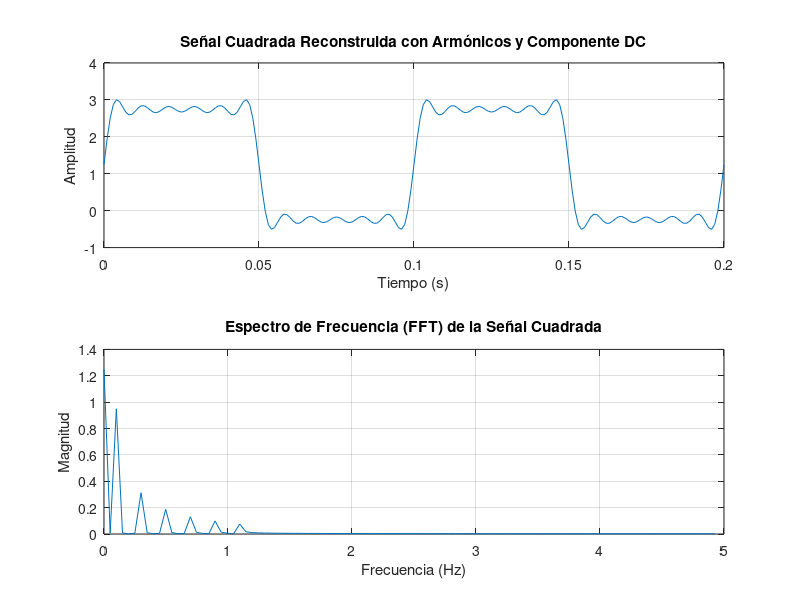

The MATLAB script that drew this image:
% Definir parámetros de la señal
T = 0.1;  % Periodo de la señal (en segundos)
f = 1/T;  % Frecuencia fundamental (en Hz)

% Definir las amplitudes de los armónicos según la tabla proporcionada
A0 = 1.25; % Componente DC (armónico 0)
A1 = 1.9;   % Armónico 1
A3 = 0.63;  % Armónico 3
A5 = 0.38;  % Armónico 5
A7 = 0.27;  % Armónico 7
A9 = 0.21;  % Armónico 9
A11 = 0.17; % Armónico 11

% Definir el tiempo
t = 0:T/100:2*T;  % 2 períodos de la señal con 100 muestras por período

% Reconstrucción de la señal cuadrada con los armónicos impares y usando seno
V0 = A0 * ones(size(t));               % Componente DC (armónico 0)
V1 = A1 * sin(2 * pi * f * t);         % Armónico 1
V3 = A3 * sin(2 * pi * 3 * f * t);     % Armónico 3
V5 = A5 * sin(2 * pi * 5 * f * t);     % Armónico 5
V7 = A7 * sin(2 * pi * 7 * f * t);     % Armónico 7
V9 = A9 * sin(2 * pi * 9 * f * t);     % Armónico 9
V11 = A11 * sin(2 * pi * 11 * f * t);  % Armónico 11

% Señal reconstruida sumando todos los armónicos
V_square = V0 + V1 + V3 + V5 + V7 + V9 + V11;

% Graficar la señal cuadrada con el offset
figure;
subplot(2,1,1);  % Subgráfico para la señal en el dominio del tiempo
plot(t, V_square);
title('Señal Cuadrada Reconstruida con Armónicos y Componente DC');
xlabel('Tiempo (s)');
ylabel('Amplitud');
grid on;

% Aplicar la FFT a la señal
N = length(V_square);  % Número de puntos en la señal
f_fft = fft(V_square);  % Calcular la FFT

% Calcular las frecuencias correspondientes
f_rec = (0:N-1)*(1/T)/N;  % Vector de frecuencias

% Magnitud de la FFT
mag_f_fft = abs(f_fft)/N;

% Graficar la FFT en el dominio de la frecuencia
subplot(2,1,2);  % Subgráfico para la FFT
f_half = floor(N/2); % Asegurarse de que N/2 sea un entero
plot(f_rec(1:f_half), mag_f_fft(1:f_half)); % Graficar solo las frecuencias positivas
title('Espectro de Frecuencia (FFT) de la Señal Cuadrada');
xlabel('Frecuencia (Hz)');
ylabel('Magnitud');
grid on;

